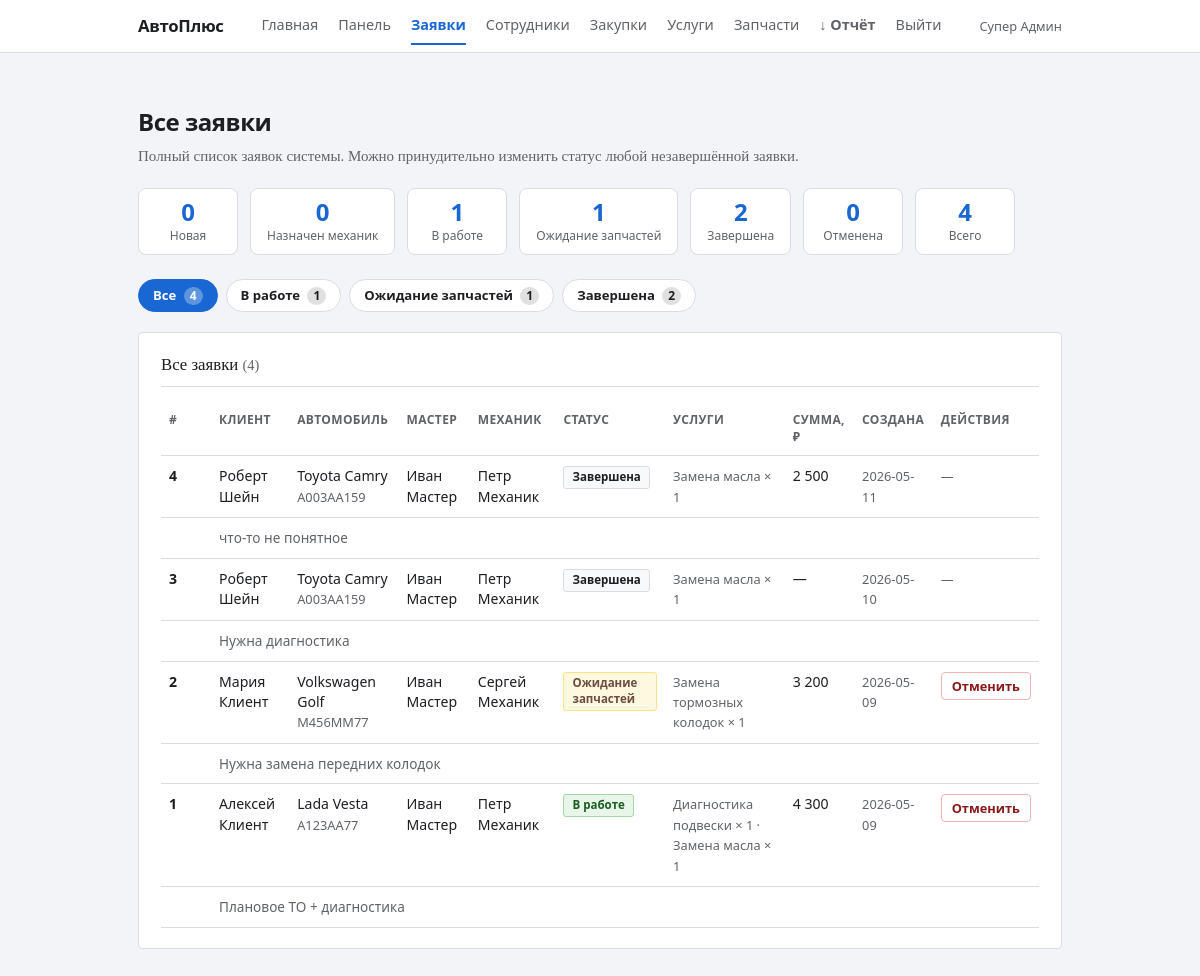
The app's page /pages/admin/orders.php (signed in) with its own data.
### tables this page shows
CREATE TABLE `orders` (
  `id` int UNSIGNED NOT NULL,
  `client_id` int UNSIGNED NOT NULL,
  `car_id` int UNSIGNED NOT NULL,
  `mechanic_id` int UNSIGNED DEFAULT NULL,
  `master_id` int UNSIGNED DEFAULT NULL,
  `total_price` decimal(10,2) NOT NULL DEFAULT '0.00',
  `start_date` datetime DEFAULT NULL,
  `end_date` datetime DEFAULT NULL,
  `status` enum('new','assigned','in_progress','waiting_parts','completed','cancelled') NOT NULL DEFAULT 'new',
  `description` text,
  `parts_comment` text DEFAULT NULL,
  `cancel_comment` text DEFAULT NULL,
  `created_at` timestamp NOT NULL DEFAULT CURRENT_TIMESTAMP
);

CREATE TABLE `users` (
  `id` int UNSIGNED NOT NULL,
  `full_name` varchar(150) NOT NULL,
  `phone` varchar(30) NOT NULL,
  `email` varchar(150) NOT NULL,
  `role` enum('client','mechanic','master','admin') NOT NULL DEFAULT 'client',
  `password` varchar(255) NOT NULL,
  `is_active` tinyint(1) NOT NULL DEFAULT '1',
  `created_at` timestamp NOT NULL DEFAULT CURRENT_TIMESTAMP
);

CREATE TABLE `cars` (
  `id` int UNSIGNED NOT NULL,
  `user_id` int UNSIGNED NOT NULL,
  `vin` varchar(64) NOT NULL,
  `brand` varchar(80) NOT NULL,
  `model` varchar(80) NOT NULL,
  `year` smallint UNSIGNED NOT NULL,
  `gosnumber` varchar(20) NOT NULL
);

### pages/admin/_init.php (called while the page is built, shortened)
<?php
require_once __DIR__ . '/../../config/connect_database.php';
require_once __DIR__ . '/../../controllers/AdminController.php';
$admin_controller = new AdminController($mysql_connection);

### controllers/BaseController.php (called while the page is built, shortened)
<?php
require_once __DIR__ . '/../contexts/AppContext.php';
require_once __DIR__ . '/../contexts/OrderContext.php';
class BaseController
{
    protected $db;
    private ?OrderContext              $_orders      = null;
    public function __construct($db)
    {
        $this->db = $db;
    }
    protected function orders(): OrderContext             { return $this->_orders      ??= new OrderContext($this->db); }
    protected function requireRole(array $allowedRoles): array
    {
        $role = $_SESSION['user']['role'] ?? null;
        return [true, null];
    }
    protected function ok(array $data = []): array  { return ['success' => true,  'data' => $data]; }
}

### controllers/AdminController.php (called while the page is built, shortened)
<?php
require_once __DIR__ . '/BaseController.php';
class AdminController extends BaseController
{
    public function getAllOrders(): array
    {
        $check = $this->requireRole([User::ROLE_ADMIN]);
        return $this->ok(['orders' => $this->orders()->getAllOrders()]);
    }
}

### contexts/AppContext.php (called while the page is built, shortened)
<?php
abstract class AppContext
{
    protected $db;
    public function __construct($db)
    {
        $this->db = $db;
    }
    protected function fetchAll(string $sql, string $types = '', array $params = []): array
    {
        if ($types === '' || $params === []) {
            $result = mysqli_query($this->db, $sql);
            return $result ? $result->fetch_all(MYSQLI_ASSOC) : [];
        }
        $stmt = mysqli_prepare($this->db, $sql);
        mysqli_stmt_bind_param($stmt, $types, ...$params);
        mysqli_stmt_execute($stmt);
        $rows = mysqli_stmt_get_result($stmt)->fetch_all(MYSQLI_ASSOC);
        return $rows;
    }
}

### contexts/OrderContext.php (called while the page is built, shortened)
<?php
require_once __DIR__ . '/AppContext.php';
class OrderContext extends AppContext
{
    public function getAllOrders(): array
    {
        return $this->fetchAll(
            "SELECT o.id, o.status, o.description, o.total_price,
                    o.start_date, o.end_date, o.created_at,
                    u_cl.full_name AS client_name,
                    c.brand, c.model, c.gosnumber, c.year,
                    u_m.full_name  AS mechanic_name,
                    u_ms.full_name AS master_name,
                    (
                        SELECT GROUP_CONCAT(CONCAT(s.name,' \xc3\x97 ',os.quantity) ORDER BY s.name SEPARATOR ' \xc2\xb7 ')
                        FROM order_services os JOIN services s ON s.id = os.service_id
                        WHERE os.order_id = o.id
                    ) AS services_summary
             FROM orders o
             JOIN users u_cl ON u_cl.id = o.client_id
             JOIN cars c      ON c.id   = o.car_id
             LEFT JOIN users u_m  ON u_m.id  = o.mechanic_id
             LEFT JOIN users u_ms ON u_ms.id = o.master_id
             ORDER BY o.id DESC"
        );
    }
}

### pages/admin/orders.php (the view, shortened to what this page needs)
<?php
require_once __DIR__ . '/_init.php';
$all_orders = [];
$r = $admin_controller->getAllOrders();
if ($r['success'] ?? false) {
    $all_orders = $r['data']['orders'] ?? [];
}
$STATUS_LABELS = [
    Order::STATUS_NEW           => 'Новая',
    Order::STATUS_ASSIGNED      => 'Назначен механик',
    Order::STATUS_IN_PROGRESS   => 'В работе',
    Order::STATUS_WAITING_PARTS => 'Ожидание запчастей',
    Order::STATUS_COMPLETED     => 'Завершена',
    Order::STATUS_CANCELLED     => 'Отменена',
];
$STATUS_BADGE = [
    Order::STATUS_NEW           => 'badge badge-warn',
    Order::STATUS_ASSIGNED      => 'badge badge-warn',
    Order::STATUS_IN_PROGRESS   => 'badge badge-done',
    Order::STATUS_WAITING_PARTS => 'badge badge-warn',
    Order::STATUS_COMPLETED     => 'badge',
    Order::STATUS_CANCELLED     => 'badge',
];
$filter = $_GET['status'] ?? '';
if (!array_key_exists($filter, $STATUS_LABELS)) {
    $filter = '';
}
$counts = [];
foreach (array_keys($STATUS_LABELS) as $st) {
    $counts[$st] = 0;
}
foreach ($all_orders as $o) {
    $st = $o['status'] ?? '';
    if (isset($counts[$st])) $counts[$st]++;
}
$orders = ($filter === '')
    ? $all_orders
    : array_values(array_filter($all_orders, fn($o) => ($o['status'] ?? '') === $filter));
$terminal = [Order::STATUS_COMPLETED, Order::STATUS_CANCELLED];
?>
<!DOCTYPE html>
<html lang="ru">
<head>
</head>
<body>
    <?php include __DIR__ . '/../../includes/site_nav.php'; ?>
    <div class="page">
        <h1 class="sans">Все заявки</h1>
        <p class="lead">Полный список заявок системы. Можно принудительно изменить статус любой незавершённой заявки.</p>
        <div class="stats-row">
            <?php foreach ($STATUS_LABELS as $st => $lbl): ?>
                <div class="stat-chip">
                    <div class="num"><?php echo $counts[$st]; ?></div>
                    <div class="lbl"><?php echo $lbl; ?></div>
                </div>
            <?php endforeach; ?>
            <div class="stat-chip">
                <div class="num"><?php echo count($all_orders); ?></div>
                <div class="lbl">Всего</div>
            </div>
        </div>
        <div class="filter-bar">
            <a href="orders.php" class="filter-btn <?php echo $filter === '' ? 'active' : ''; ?>">
                Все <span class="cnt"><?php echo count($all_orders); ?></span>
            </a>
            <?php foreach ($STATUS_LABELS as $st => $lbl): ?>
                <?php if ($counts[$st] > 0 || $filter === $st): ?>
                    <a href="orders.php?status=<?php echo urlencode($st); ?>"
                       class="filter-btn <?php echo $filter === $st ? 'active' : ''; ?>">
                        <?php echo $lbl; ?>
                        <span class="cnt"><?php echo $counts[$st]; ?></span>
                    </a>
                <?php endif; ?>
            <?php endforeach; ?>
        </div>
        <section class="card">
            <h2>
                <?php echo $filter === '' ? 'Все заявки' : $STATUS_LABELS[$filter]; ?>
                <span style="font-weight:400; font-size:0.9rem; color:var(--muted);">(<?php echo count($orders); ?>)</span>
            </h2>
            <?php if (empty($orders)): ?>
                <p class="empty">Заявок не найдено.</p>
            <?php else: ?>
                <div style="overflow-x: auto;">
                    <table class="sans">
                        <thead>
                            <tr>
                                <th style="width:50px;">#</th>
                                <th>Клиент</th>
                                <th>Автомобиль</th>
                                <th>Мастер</th>
                                <th>Механик</th>
                                <th>Статус</th>
                                <th>Услуги</th>
                                <th>Сумма, ₽</th>
                                <th>Создана</th>
                                <th>Действия</th>
                            </tr>
                        </thead>
                        <tbody>
                            <?php foreach ($orders as $order): ?>
                                <?php
                                $oid    = (int) ($order['id'] ?? 0);
                                $st     = (string) ($order['status'] ?? '');
                                $badge  = $STATUS_BADGE[$st] ?? 'badge';
                                $is_terminal = in_array($st, $terminal, true);
                                $car    = trim(($order['brand'] ?? '') . ' ' . ($order['model'] ?? ''));
                                $total  = (float) ($order['total_price'] ?? 0);
                                $created = substr((string) ($order['created_at'] ?? ''), 0, 10);
                                ?>
                                <tr>
                                    <td><strong><?php echo $oid; ?></strong></td>
                                    <td>
                                        <?php echo htmlspecialchars($order['client_name'] ?? ''); ?>
                                    </td>
                                    <td>
                                        <?php echo htmlspecialchars($car); ?><br>
                                        <span class="hint"><?php echo htmlspecialchars($order['gosnumber'] ?? ''); ?></span>
                                    </td>
                                    <td><?php echo htmlspecialchars((string) ($order['master_name'] ?? '—')); ?></td>
                                    <td><?php echo htmlspecialchars((string) ($order['mechanic_name'] ?? '—')); ?></td>
                                    <td><span class="<?php echo $badge; ?>"><?php echo $STATUS_LABELS[$st] ?? $st; ?></span></td>
                                    <td>
                                        <?php if (!empty($order['services_summary'])): ?>
                                            <span class="hint" style="font-size:0.8rem;"><?php echo htmlspecialchars($order['services_summary']); ?></span>
                                        <?php else: ?>
                                            <span class="hint">—</span>
                                        <?php endif; ?>
                                    </td>
                                    <td><?php echo $total > 0 ? number_format($total, 0, '.', ' ') : '—'; ?></td>
                                    <td><span class="hint"><?php echo $created; ?></span></td>
                                    <td>
                                        <?php if (!$is_terminal): ?>
                                            <form method="post" action="" class="inline-form">
                                                <button type="submit" class="btn-sm btn-sm-danger"
                                                    onclick="return confirm('Принудительно отменить заявку #<?php echo $oid; ?>?')">
                                                    Отменить
                                                </button>
                                            </form>
                                        <?php else: ?>
                                            <span class="hint">—</span>
                                        <?php endif; ?>
                                    </td>
                                </tr>
                                <?php if (!empty($order['description'])): ?>
                                    <tr>
                                        <td></td>
                                        <td colspan="9" class="order-desc">
                                            <?php echo htmlspecialchars($order['description']); ?>
                                        </td>
                                    </tr>
                                <?php endif; ?>
                            <?php endforeach; ?>
                        </tbody>
                    </table>
                </div>
            <?php endif; ?>
        </section>
    </div>
</body>
</html>

### includes/layout_styles.php (style rules this page uses)
:root { --bg: #f2f4f7; --paper: #ffffff; --text: #1c1e21; --muted: #5f6368; --border: #dadce0; --focus: #1967d2; --danger-bg: #fce8e8; --danger-border: #f0b4b4; --danger-text: #8b1a1a; --ok-bg: #e8f5e9; --ok-border: #a5d6a7; --ok-text: #1b5e20; }
* { box-sizing: border-box; }
body { margin: 0; min-height: 100vh; font-family: Georgia, "Times New Roman", serif; font-size: 15px; line-height: 1.45; color: var(--text); background: var(--bg); }
.sans { font-family: "Segoe UI", system-ui, -apple-system, sans-serif; }
.page { max-width: 960px; margin: 0 auto; padding: 24px 18px 56px; }
h1 { font-family: "Segoe UI", system-ui, sans-serif; font-size: 1.5rem; font-weight: 600; margin: 28px 0 6px; letter-spacing: -0.02em; }
.lead { margin: 0 0 20px; color: var(--muted); max-width: 48em; }
.card { font-family: "Segoe UI", system-ui, sans-serif; background: var(--paper); border: 1px solid var(--border); border-radius: 4px; padding: 20px 22px; margin-bottom: 16px; }
.card h2 { font-family: Georgia, serif; font-size: 1.05rem; font-weight: normal; margin: 0 0 14px; padding-bottom: 8px; border-bottom: 1px solid var(--border); color: var(--text); }
.hint { font-size: 0.8rem; color: var(--muted); margin: 6px 0 0; }
table { width: 100%; border-collapse: collapse; font-size: 0.88rem; }
th, td { text-align: left; padding: 10px 8px; border-bottom: 1px solid var(--border); vertical-align: top; }
th { font-weight: 600; color: var(--muted); font-size: 0.75rem; text-transform: uppercase; letter-spacing: 0.03em; }
.badge { display: inline-block; padding: 2px 8px; border-radius: 3px; font-size: 0.72rem; font-weight: 600; border: 1px solid var(--border); background: #f8f9fa; color: var(--text); }
.badge-done { border-color: var(--ok-border); background: var(--ok-bg); color: var(--ok-text); }
.badge-warn { border-color: #ffe082; background: #fff8e1; color: #6d4c41; }

### pages/admin/orders.php (style rules this page uses)
.filter-bar { display: flex; flex-wrap: wrap; gap: 8px; margin-bottom: 20px; }
.filter-btn { padding: 6px 14px; border: 1px solid var(--border); border-radius: 20px; background: #fff; color: var(--text); font-size: 0.82rem; font-weight: 600; cursor: pointer; text-decoration: none; font-family: "Segoe UI", system-ui, sans-serif; transition: background .15s; }
.filter-btn.active { background: var(--focus); color: #fff; border-color: var(--focus); }
.filter-btn .cnt { display: inline-block; background: rgba(0,0,0,.12); border-radius: 10px; padding: 0 6px; font-size: 0.75rem; margin-left: 4px; }
.filter-btn.active .cnt { background: rgba(255,255,255,.3); }
.order-desc { max-width: 240px; white-space: nowrap; overflow: hidden; text-overflow: ellipsis; color: var(--muted); font-size: 0.85rem; }
.inline-form { display: inline; }
.btn-sm { padding: 4px 10px; border: 1px solid var(--border); border-radius: 4px; background: #fff; color: var(--focus); font-size: 0.8rem; font-weight: 600; cursor: pointer; font-family: inherit; }
.btn-sm-danger { color: var(--danger-text); border-color: var(--danger-border); }
.stats-row { display: flex; flex-wrap: wrap; gap: 12px; margin-bottom: 24px; }
.stat-chip { background: var(--paper); border: 1px solid var(--border); border-radius: 8px; padding: 10px 16px; text-align: center; min-width: 100px; font-family: "Segoe UI", system-ui, sans-serif; }
.stat-chip .num { font-size: 1.5rem; font-weight: 700; color: var(--focus); line-height: 1.1; }
.stat-chip .lbl { font-size: 0.75rem; color: var(--muted); margin-top: 2px; }

### records on screen
orders: status "1", lbl "В работе", id "1", client.full_name "Алексей Клиент", car.model "Lada Vesta", car.gosnumber "A123AA77", master.full_name "Иван Мастер", mechanic.full_name "Петр Механик", status "В работе", services_summary "Диагностика подвески × 1 · Замена масла × 1", total_price "4 300", created_at "2026-05-09", description "Плановое ТО + диагностика"
orders: id "4", client.full_name "Роберт Шейн", car.model "Toyota Camry", car.gosnumber "А003АА159", master.full_name "Иван Мастер", mechanic.full_name "Петр Механик", status "Завершена", services_summary "Замена масла × 1", total_price "2 500", created_at "2026-05-11", description "что-то не понятное"
orders: id "3", client.full_name "Роберт Шейн", car.model "Toyota Camry", car.gosnumber "А003АА159", master.full_name "Иван Мастер", mechanic.full_name "Петр Механик", status "Завершена", services_summary "Замена масла × 1", created_at "2026-05-10", description "Нужна диагностика"
orders: id "2", client.full_name "Мария Клиент", car.model "Volkswagen Golf", car.gosnumber "M456MM77", master.full_name "Иван Мастер", mechanic.full_name "Сергей Механик", status "Ожидание запчастей", services_summary "Замена тормозных колодок × 1", total_price "3 200", created_at "2026-05-09", description "Нужна замена передних колодок"

### other values on screen
$user_label "Супер Админ"
$counts[$st] "0"
$lbl "Новая"
$lbl "Назначен механик"
$counts[$st] "1"
$lbl "Ожидание запчастей"
$counts[$st] "2"
$lbl "Завершена"
$lbl "Отменена"
count($all_orders) "4"
count($orders) "4"
